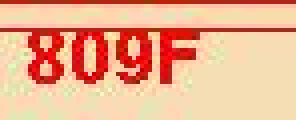
#> input picture TrainPicture/checkPic_YU.jpeg, 74 x 30 px, found by its file name (shown 4 times larger)
$ python deal_code.py   (Python 2 division)
#> lines starting #> are read from the running program, lines starting #| are printed output that depends on the picture
#!-*-coding:utf-8-*-

import cv2
import numpy as np
import urllib as ub
import urllib2 as ub2
import random
import os, uuid

'''训练数据处理工具'''

# 长江大学教务处登录页

url = 'http://jwc2.yangtzeu.edu.cn:8080/'

# 验证码保存路径
pic = 'TrainPicture'
lab = 'Labels'
localPath = '/home/luochong/PycharmProjects/LoginSimulation/'

# 验证码上字距、下字距
top = 7
bottom = 10


class dealcode(object):
    def __init__(self, filepath=localPath + pic, filename='checkPic_YU.jpeg'):
        self.filepath = filepath
        self.filename = filename
        self.totalpath = filepath + '/' + filename

    def _create_file_with_filename_(self):
        file = open(self.totalpath, 'a+')
        file.close()

    # [6 lines left out: function _generate_image_, not called in this run]

    def _remove_line_(self, img):
        # 去掉上下空白
        newimg = np.zeros(img.shape, np.uint8)
        newimg = cv2.resize(newimg, (img.shape[1], img.shape[0] - top - bottom), interpolation=cv2.INTER_CUBIC)
        for i in range(7, 20):
            for j in range(img.shape[1]):
                newimg[i - top, j] = img[i, j]
        # 记录直线所在行
        line = []
        for i in range(newimg.shape[0]):
            hasline = False
            if newimg[i, 0] < 100:
                line.append(i)
                hasline = True
            for j in range(newimg.shape[1]):
                if hasline:
                    newimg[i, j] = 0
                else:
                    if newimg[i, j] < 100:
                        newimg[i, j] = 255
                    else:
                        newimg[i, j] = 0
        # top 7 left 7-10 bottom 10
        return newimg

    def _split_word_(self, newimg):
        result = []
        left, right = 0, 1
        for j in range(newimg.shape[1]):
            countBlack = 0
            for i in range(newimg.shape[0]):
                if newimg[i, j] == 255:
                    if left < right:
                        left = j
                        break
                # countWhite到12时还未找到黑色像素，即此列都为白色
                elif left > right and countBlack == 12:
                    right = j
                    labelimg = cv2.resize(np.array([[0] * 13] * 13, dtype=newimg.dtype), (13, 13),
                                          interpolation=cv2.INTER_CUBIC)
                    try:
                        for m in range(13):
                            index = 0
                            for n in range(left, right):
                                labelimg[m, index] = newimg[m, n]
                                index += 1
                        result.append(labelimg)
                    except IndexError:
                        print '字符切割失败，重新获取验证码'
                        return []
                else:
                    countBlack += 1
        return result

    def _deal_image_(self):
        img = cv2.imread(self.totalpath, cv2.IMREAD_GRAYSCALE)
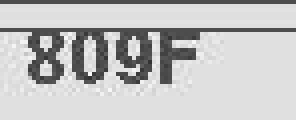
#> img: shape (30, 74) (shown 4 times larger); min 51, max 248, mean 194
        img = self._remove_line_(img)
#> after the loop in _remove_line_, `for i in range(newimg.shape[0]):`: line = [0]
        result = self._split_word_(img)
#> after the loop in _split_word_, `for j in range(newimg.shape[1]):`: index = 10; left = 40; result = 4 items; right = 50
#> result = 4 items
        # 如果出现分割越界，则递归重新获取数据
        if len(result) == 0:
            print '验证码重新获取...'
            while len(result) == 0:
                if self._generate_image_():
                    img, result = self._deal_image_()
            print '验证码重新获取成功'
        return img, result

    # [33 lines left out: functions _one_hot_, _get_image_, not called in this run]


if __name__ == '__main__':
    d = dealcode()
    img, result = d._deal_image_()
#> result = 4 items
        # [7 lines of commented-out code are left out]
